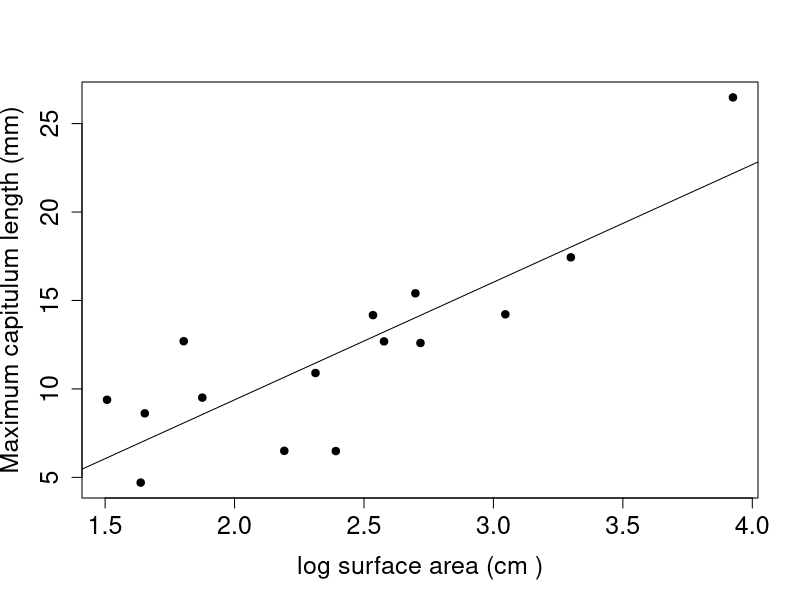
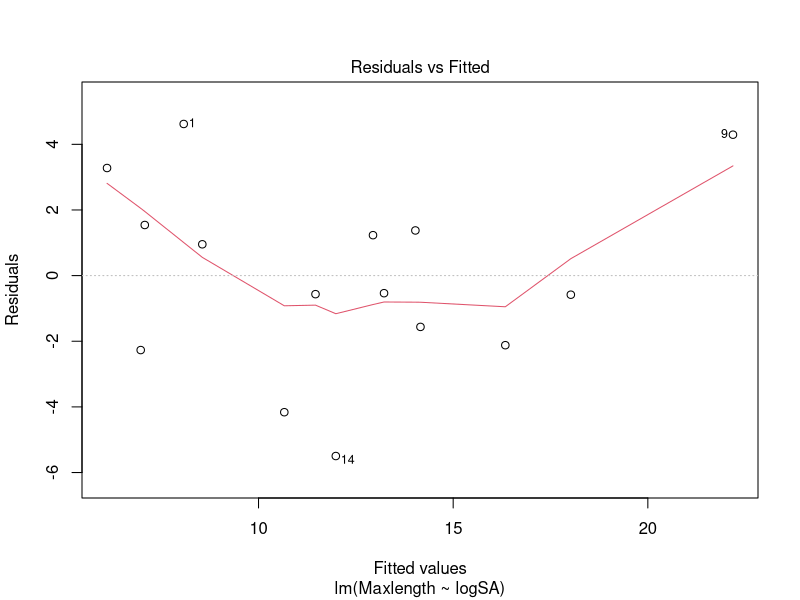

Write the R code that produced these figures, in order.
#load data
lepas <- read.csv(file = "Dataset 6 - drifter surface area (log) vs. Lepas anserifera length.csv", header = TRUE)

#run model
model <- lm(Maxlength ~ logSA, data = lepas)
summary(model)

#plot surface area vs length
plot(Maxlength ~ logSA, data = lepas,pch=19, ylab = "Maximum capitulum length (mm)", xlab = "log surface area (cm )",cex.lab=1.5, cex.axis=1.5)
abline(model)

#check assumptions
plot(model, which = 1)

#note that the figure was edited in external software to improve aesthetics